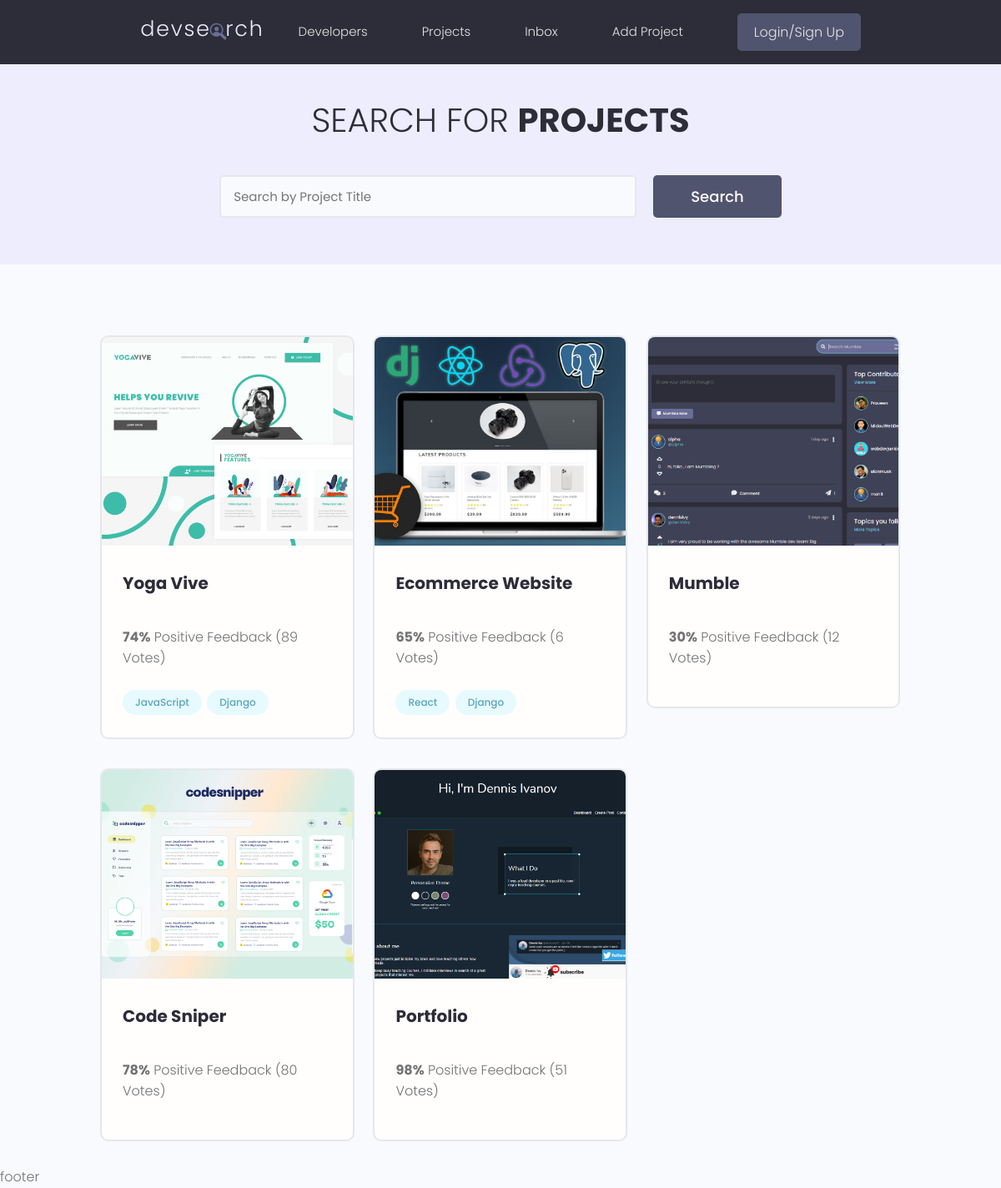
The app's page /project/, older data.
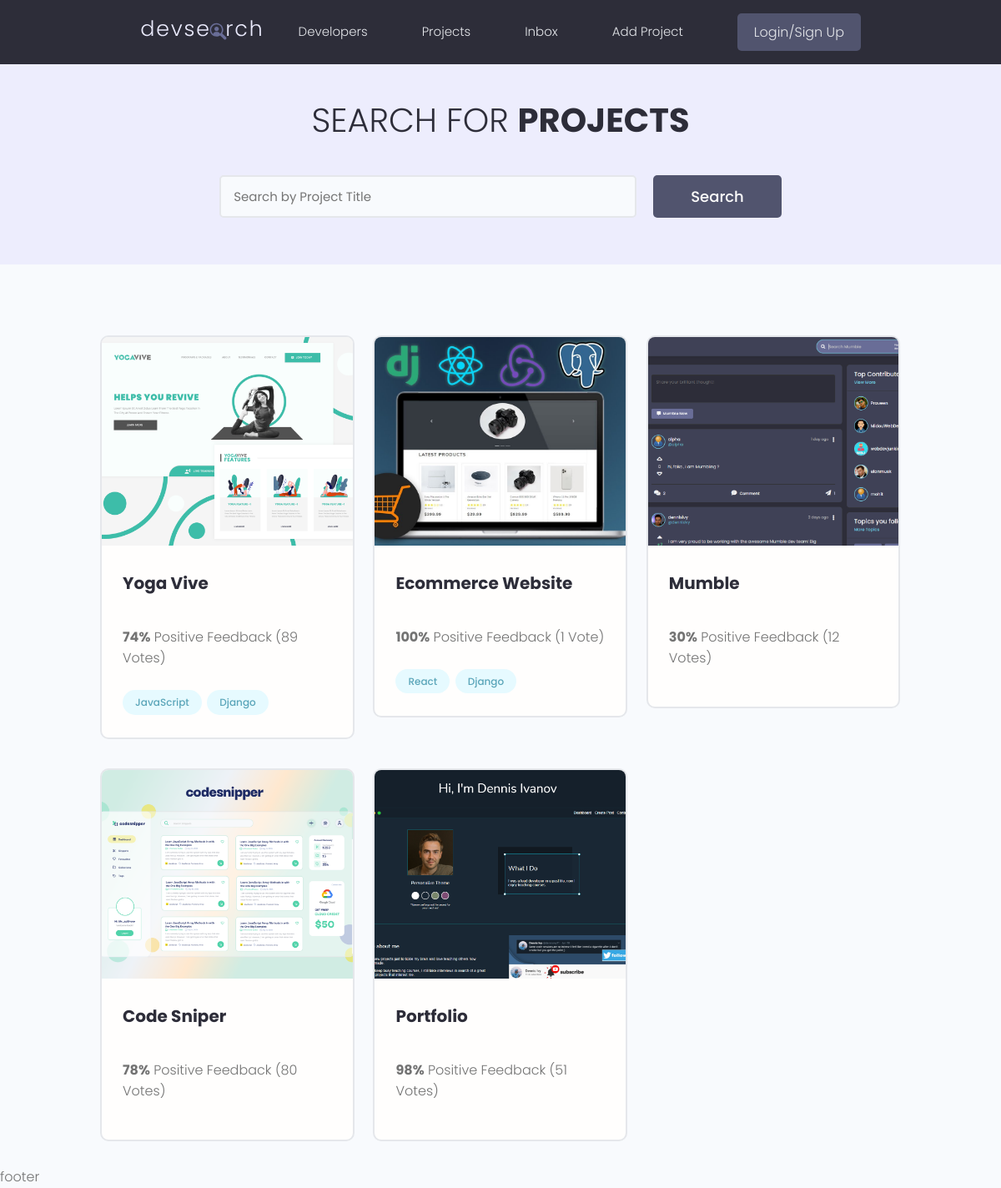
The same page, newer data.
### projects/models.py (models this page shows, shortened)
class Project(models.Model):
    owner = models.ForeignKey(Profile, null=True, blank=True, on_delete=models.SET_NULL)
    title = models.CharField(max_length=200)
    description = models.TextField(null=True, blank=True)
    featured_image = models.ImageField(null=True, blank=True, default="default.jpg")
    demo_link = models.CharField(max_length=2000, null=True, blank=True)
    source_link = models.CharField(max_length=2000, null=True, blank=True)
    tags = models.ManyToManyField('Tag', blank=True)
    vote_total = models.IntegerField(default=0, null=True, blank=True)
    vote_ratio = models.IntegerField(default=0, null=True, blank=True)
    created = models.DateTimeField(auto_now_add=True)
    id = models.UUIDField(default=uuid.uuid4, unique=True, primary_key=True, editable=False)

class Tag(models.Model):
    name = models.CharField(max_length=200)
    created = models.DateTimeField(auto_now_add=True)
    id = models.UUIDField(default=uuid.uuid4, unique=True, primary_key=True, editable=False)
    def __str__(self):
        return self.name

### projects/views.py (the view)
# urls.py: path('', views.projects, name="projects"),
def projects(req):
    projects = Project.objects.all()
    context = {'projects': projects}
    return render(req, "projects/projects.html", context)

### projects/templates/projects/projects.html (shortened to what this page needs)
{% extends 'main.html' %}
{% block content %}
  <main class="projects">
    <section class="hero-section text-center">
      <div class="container container--narrow">
        <div class="hero-section__box">
          <h2>Search for
            <span>Projects</span></h2>
        </div>
        <div class="hero-section__search">
          <form class="form" action="#" method="get">
            <div class="form__field">
              <input class="input input--text" id="formInput#search" type="text" name="text" placeholder="Search by Project Title"/>
            </div>
            <input class="btn btn--sub btn--lg" type="submit" value="Search"/>
          </form>
        </div>
      </div>
    </section>
    <section class="projectsList">
      <div class="container">
        <div class="grid grid--three">
          {%for project in projects %}
            <div class="column">
              <div class="card project">
                <a href="{% url 'project' project.id %}" class="project">
                  <img class="project__thumbnail" src="{{ project.featured_image.url }}" alt="project thumbnail"/>
                  <div class="card__body">
                    <h3 class="project__title">{{project.title}}</h3>
                    <p>
                    </p>
                    <p class="project--rating">
                      <span style="font-weight: bold;">{{ project.vote_ratio }}%</span>
                      Positive Feedback ({{ project.vote_total }}
                      Vote{{project.vote_total|pluralize:"s"}})
                    </p>
                    <div class="project__tags">
                      {% for tag in project.tags.all %}
                        <span class="tag tag--pill tag--main">
                          <small>{{tag}}</small>
                        </span>
                      {% endfor %}
                    </div>
                  </div>
                </a>
              </div>
            </div>
          {% endfor %}
        </div>
      </div>
    </section>
  </main>
{% endblock content %}

### templates/main.html (shortened to what this page needs)
<!DOCTYPE html>
{% load static%}
<html lang="ko">
  <head>
    <link rel="stylesheet" href="https://cdn.iconmonstr.com/1.3.0/css/iconmonstr-iconic-font.min.css"/>
    <link rel="stylesheet" href="{% static 'uikit/styles/uikit.css' %}"/>
    <link rel="stylesheet" href="{% static 'styles/app.css' %}"/>
  </head>
  <body>
    {% include 'navbar.html' %}
    {% block content %}{% endblock content %}
    <p>footer</p>
  </body>
</html>

### templates/navbar.html (shortened to what this page needs)
{% load static %}
<header class="header">
  <div class="container container--narrow">
    <a href="{% url 'profiles'%}" class="header__logo">
      <img src="{% static 'images/logo.svg' %}" alt="DevSearch Logo"/>
    </a>
    <nav class="header__nav">
      <ul class="header__menu">
        <li class="header__menuItem">
          <a href="{% url 'profiles' %}">Developers</a>
        </li>
        <li class="header__menuItem">
          <a href="{% url 'projects'%}">Projects</a>
        </li>
        <li class="header__menuItem">
          <a href="">Inbox</a>
        </li>
        <li class="header__menuItem">
          <a href="{% url 'create-project' %}">Add Project</a>
        </li>
        <li class="header__menuItem">
          <a href="" class="btn btn--sub">Login/Sign Up</a>
        </li>
      </ul>
    </nav>
  </div>
</header>

### static/styles/app.css (style rules this page uses)
:root { --color-sub: #2d2d39; }
.btn--sub { background-color: var(--color-sub-light); }
.card { border: 2px solid var(--color-light); }
img { width: 100%; }
.header { position: sticky; z-index: 111; background-color: var(--color-sub); padding: 1.5rem 0; }
.header > .container { display: flex; justify-content: space-between; align-items: center; }
.header__logo > img { height: 3.8rem; }
.header__nav > ul { display: inline-flex; align-items: center; list-style: none; gap: 6.5rem; }
.header__menuItem > a { color: var(--color-light); font-weight: 300; }
.hero-section { height: 40vh; display: flex; align-items: center; background-color: var(--color-sub); }
.hero-section__box { margin-bottom: 4rem; }
.hero-section__box > h2, .hero-section__box > h2 > span { font-size: 4rem; color: var(--color-light); line-height: 1.3; text-transform: uppercase; }
.hero-section__box > h2 { font-weight: 300; }
.hero-section__box > h2 > span { font-weight: 700; }
.hero-section__search > .form { display: flex; align-items: center; justify-content: center; gap: 2rem; }
.hero-section__search > .form input.input--text { width: 50rem; }
.project--rating { margin-bottom: 1.6em; margin-top: .5em; }
.projects > .hero-section { background: var(--color-sub-lighter); height: 30vh; }
.projects .hero-section__box { margin-bottom: 2.5rem; }
.projects .hero-section__box > h2 { color: var(--color-sub); }
.projects .hero-section__box > h2 > span { font-weight: 700; color: var(--color-sub); }
.projectsList { margin-top: 8rem; }
.project__thumbnail { height: 25rem; object-fit: cover; object-position: top center; }
.project__title { font-size: 2rem; font-weight: 700; color: var(--color-sub); }

### static/uikit/styles/modules/_variables.css (style rules this page uses)
:root { --color-main: #5aa5b9; --color-main-light: #e6faff; --color-sub: #3f4156; --color-sub-light: #51546e; --color-sub-lighter: #ededfd; --color-text: #737373; --color-gray: #8b8b8b; --color-light: #e5e7eb; --color-light-gray: #767676; --color-bg: #f8fafd; --color-white: #fffefd; --color-white-light: #f3f3f3; --color-success: #359e64; --color-success-bg: #def8e8; --color-error: #fc4b0b; --color-error-bg: #fff2ee; --font-base: 'Poppins', arial, helvetica, 'Segoe UI', roboto, ubuntu, sans-serif; --font-monospace: 'Fira Code', 'Courier New', courier, monospace; --font-regular: 300; --font-medium: 500; --font-bold: 700; --generic-shadow: 1px 1px 5px #00000010; --generic-transition: all 0.3s ease-in-out; }

### static/uikit/styles/modules/_base.css (style rules this page uses)
* { margin: 0; padding: 0; box-sizing: border-box; text-rendering: optimizeLegibility; color: inherit; font-size: inherit; }
html { font-size: 50%; }
@media only screen and (min-width: 480px) { html { font-size: 56.25%; } }
@media only screen and (min-width: 1200px) { html { font-size: 62.5%; } }
body { line-height: 1.6; font-weight: 400; font-size: 1.5rem; color: var(--color-text); background-color: var(--color-bg); min-height: 100vh; }

### static/uikit/styles/modules/_typography.css (style rules this page uses)
* { font-family: var(--font-base); }
h2 { font-size: 3.6rem; font-weight: var(--font-bold); }
h3 { font-size: 3.2rem; font-weight: var(--font-medium); }
p, span, strong { font-size: 1.6rem; color: var(--color-text); font-weight: var(--font-regular); }
a { padding-bottom: 2px; text-decoration: none; display: inline-block; color: var(--color-main); font-weight: var(--font-medium); }

### static/uikit/styles/modules/_utilities.css (style rules this page uses)
.container { width: 92%; max-width: 165rem; margin: 0 auto; box-sizing: border-box; }
.container--narrow { width: 92%; max-width: 120rem; }
@media screen and (min-width: 1000px) { .container { width: 90%; } }
@media screen and (min-width: 1000px) { .container--narrow { width: 85%; } }
@media screen and (min-width: 1200px) { .container { width: 80%; } }
@media screen and (min-width: 1200px) { .container--narrow { width: 72%; } }
.text-center { text-align: center; }

### static/uikit/styles/modules/_button.css (style rules this page uses)
.btn { display: inline-block; position: relative; cursor: pointer; background-color: var(--color-light); font-weight: var(--font-medium); color: var(--color-sub); text-decoration: none; padding: 1rem 2rem; border-radius: 0.5rem; border: none; width: -webkit-fit-content; width: -moz-fit-content; width: fit-content; height: -webkit-fit-content; height: -moz-fit-content; height: fit-content; font-size: 1.6rem; outline-width: 0; outline-color: transparent; -webkit-backface-visibility: hidden; backface-visibility: hidden; transition: all 0.3s ease-in-out; }
.btn--sub { background-color: var(--color-sub); color: var(--color-white); }
.btn--lg { font-size: 1.8rem; padding: 1.2rem 4.5rem; }

Row changes from the older to the newer data that the page shows:
changed Project "Ecommerce Website": vote_ratio "65" → "100"; vote_total "6" → "1"
